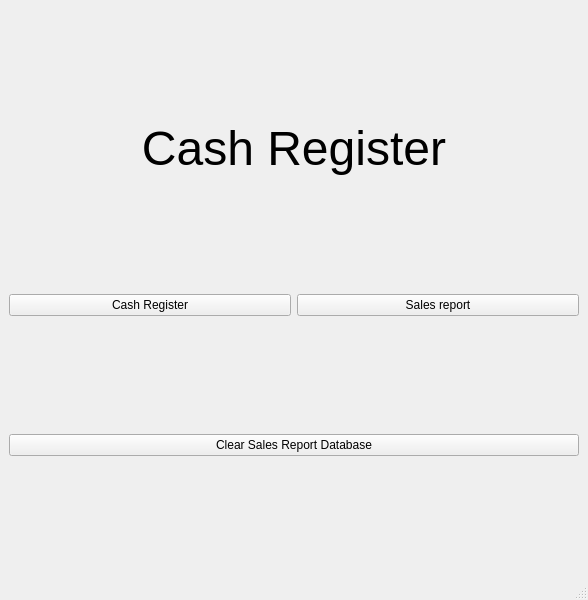
<?xml version="1.0" encoding="UTF-8"?>
<ui version="4.0">
 <class>MainWindow</class>
 <widget class="QMainWindow" name="MainWindow">
  <property name="geometry">
   <rect>
    <x>0</x>
    <y>0</y>
    <width>588</width>
    <height>600</height>
   </rect>
  </property>
  <property name="windowTitle">
   <string>MainWindow</string>
  </property>
  <widget class="QWidget" name="centralwidget">
   <layout class="QVBoxLayout" name="verticalLayout">
    <item>
     <widget class="QLabel" name="label">
      <property name="sizePolicy">
       <sizepolicy hsizetype="Preferred" vsizetype="Fixed">
        <horstretch>0</horstretch>
        <verstretch>0</verstretch>
       </sizepolicy>
      </property>
      <property name="font">
       <font>
        <pointsize>36</pointsize>
       </font>
      </property>
      <property name="text">
       <string>Cash Register</string>
      </property>
      <property name="alignment">
       <set>Qt::AlignCenter</set>
      </property>
     </widget>
    </item>
    <item>
     <layout class="QHBoxLayout" name="horizontalLayout">
      <item>
       <widget class="QPushButton" name="goToCashRegisterButton">
        <property name="text">
         <string>Cash Register</string>
        </property>
       </widget>
      </item>
      <item>
       <widget class="QPushButton" name="goToReportButton">
        <property name="text">
         <string>Sales report</string>
        </property>
       </widget>
      </item>
     </layout>
    </item>
    <item>
     <widget class="QPushButton" name="clearDatabaseButton">
      <property name="text">
       <string>Clear Sales Report Database</string>
      </property>
     </widget>
    </item>
   </layout>
  </widget>
  <widget class="QMenuBar" name="menubar">
   <property name="geometry">
    <rect>
     <x>0</x>
     <y>0</y>
     <width>588</width>
     <height>21</height>
    </rect>
   </property>
  </widget>
  <widget class="QStatusBar" name="statusbar"/>
 </widget>
 <resources/>
 <connections/>
</ui>
